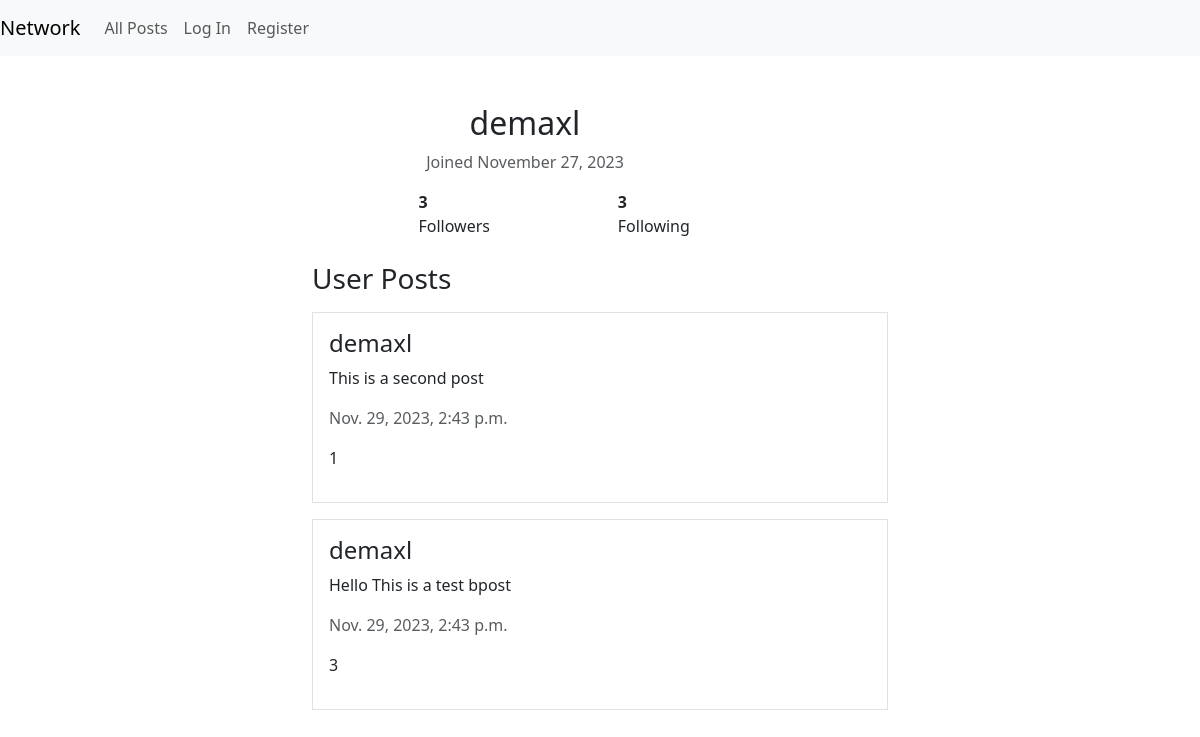
The app's page /users/demaxl, older data.
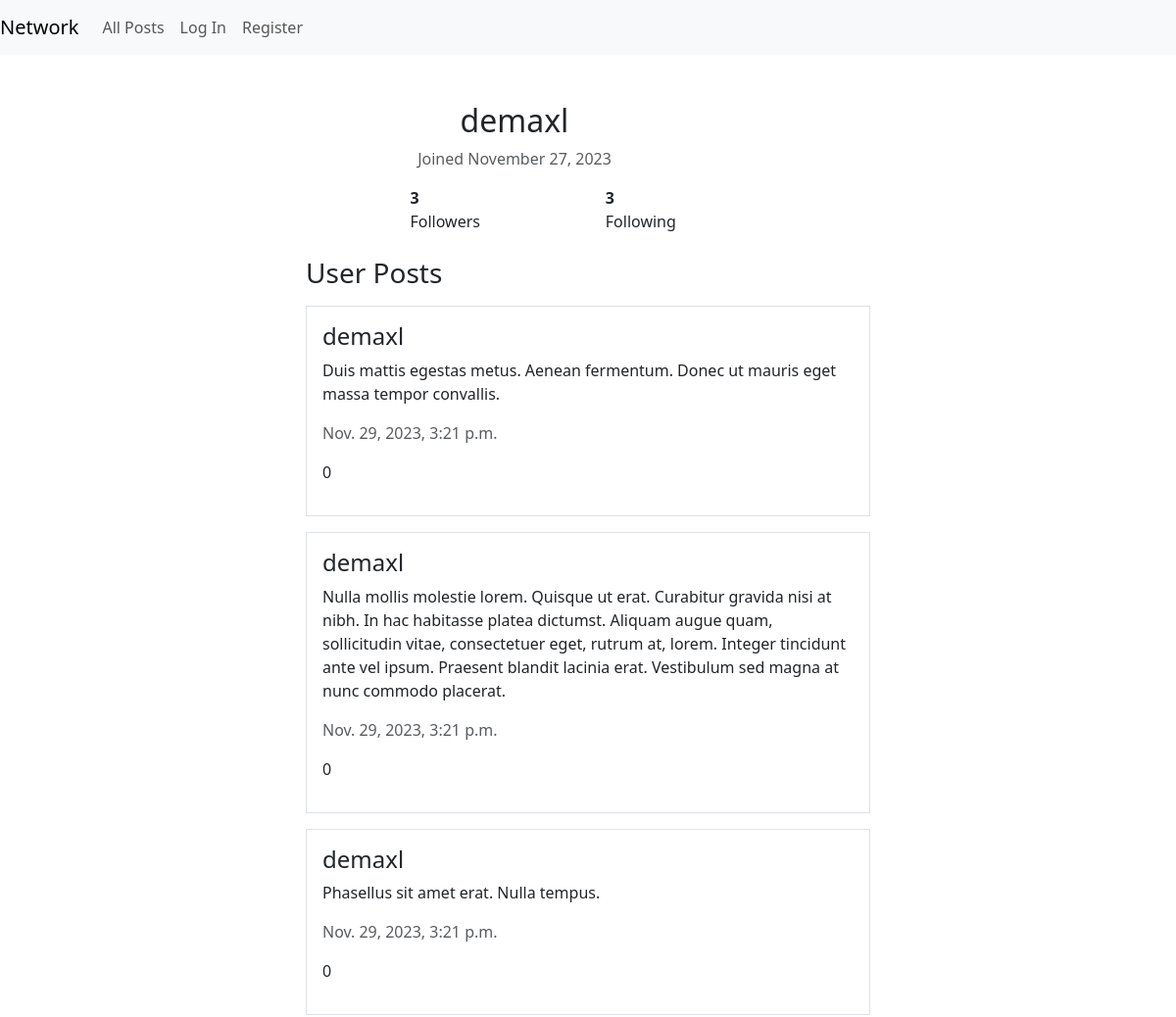
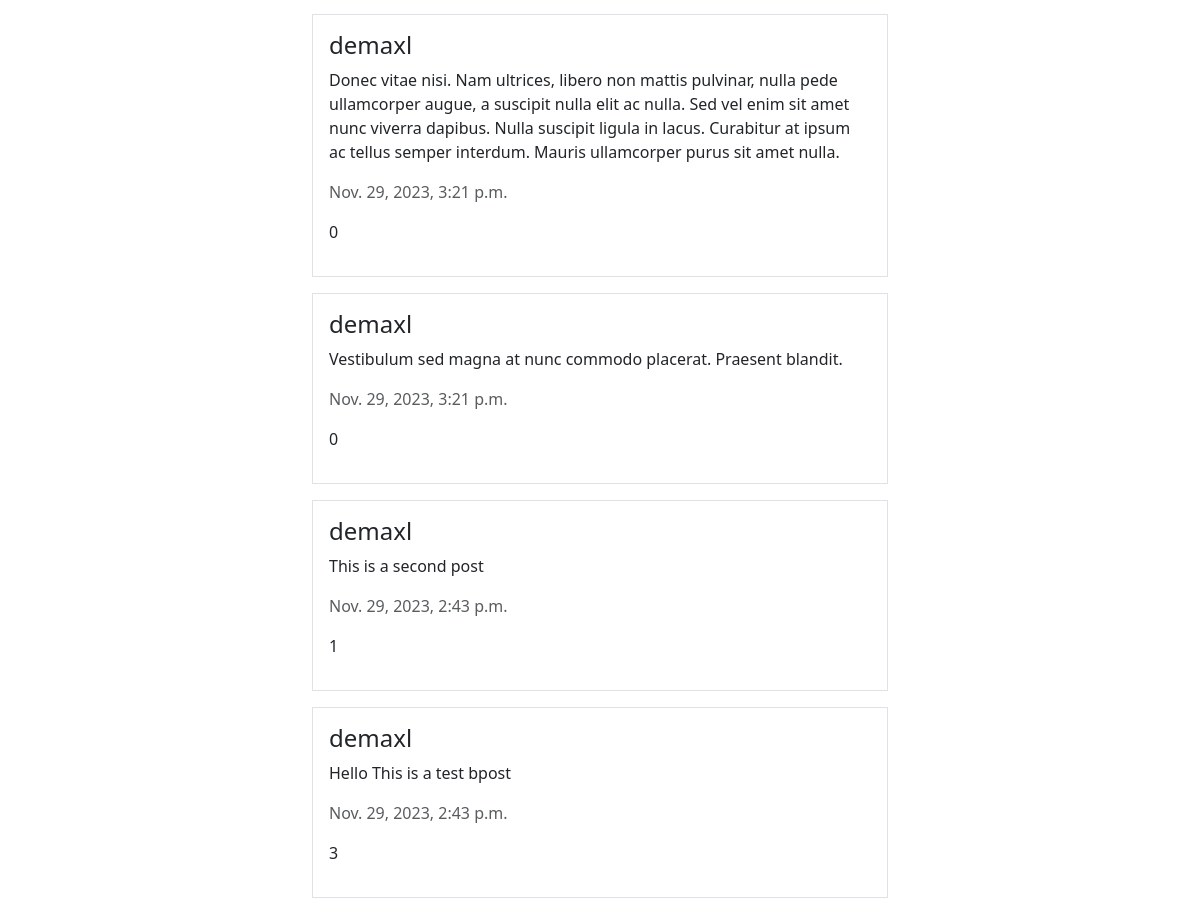
The same page, newer data (2 pictures, top to bottom).
### network/models.py (models this page shows, shortened)
class User(AbstractUser):
    def follow(self, user):
        Follow.objects.create(follower=self, following=user)

class Post(models.Model):
    poster = models.ForeignKey(User, on_delete=models.CASCADE, related_name="posts")
    body = models.TextField(max_length=1000)
    date_time = models.DateTimeField(auto_now_add=True)
    likes = models.ManyToManyField(User, related_name="liked_posts", blank=True)

### network/views.py (the view)
# urls.py: path("users/<str:username>", views.profile_view, name="profile"),
def profile_view(request, username):
    user = get_object_or_404(User, username=username)
    return render(request, "network/profile.html", {
        "object": user,
        "posts": Post.objects.filter(poster=user).order_by("-date_time"),
        "is_following": request.user.is_following(user) if request.user.is_authenticated else False
    })

### network/templates/network/profile.html (shortened to what this page needs)
{% extends "network/layout.html" %}
{% block body %}
<div class="container mt-5 mx-auto w-50">
    <div class="row">
        <div class="col-md-9">
            <h2 class="text-center">{{ object.username }}</h2>
            <p class="text-muted text-center">Joined {{ object.date_joined|date:"F d, Y" }}</p>
            <div class="d-flex mx-auto w-50" style="gap:60%">
                <div><strong>{{ object.followers.count }}</strong> Followers</div>
                <div><strong>{{ object.following.count }}</strong> Following</div>
            </div>
        </div>
    </div>
    <div class="row mt-4">
        <div class="col-md-12">
            <h3>User Posts</h3>
            {% for post in posts %}
                <div class="border my-3 p-3">
                    <h4>{{ post.poster }}</h4>
                    <p>{{ post.body}} </p>
                    <p class="text-muted">{{ post.date_time }}</p>
                    <p>
                        {{ post.likes.count }}
                    </p>
                </div>
            {% endfor %}
        </div>
    </div>
</div>
{% endblock body %}

### network/templates/network/layout.html (shortened to what this page needs)
{% load static %}
<!DOCTYPE html>
<html lang="en">
    <head>
        <link href="https://cdn.jsdelivr.net/npm/bootstrap@5.3.2/dist/css/bootstrap.min.css" rel="stylesheet"
>
        <link href="{% static 'network/styles.css' %}" rel="stylesheet">
        <link rel="stylesheet" href="https://cdn.jsdelivr.net/npm/uikit@3.17.11/dist/css/uikit.min.css" />
    </head>
    <body>
        <nav class="navbar navbar-expand-lg navbar-light bg-light">
            <a class="navbar-brand" href="{% url 'index' %}">Network</a>
            <div>
              <ul class="navbar-nav mr-auto">
                <li class="nav-item">
                  <a class="nav-link" href="{% url 'index' %}">All Posts</a>
                </li>
                {% if user.is_authenticated %}
                    <li class="nav-item">
                        <a class="nav-link" href="#">Following</a>
                    </li>
                    <li class="nav-item">
                        <a class="nav-link" href="{% url 'logout' %}">Log Out</a>
                    </li>
                {% else %}
                    <li class="nav-item">
                        <a class="nav-link" href="{% url 'login' %}">Log In</a>
                    </li>
                    <li class="nav-item">
                        <a class="nav-link" href="{% url 'register' %}">Register</a>
                    </li>
                {% endif %}
              </ul>
            </div>
          </nav>
        <div class="body">
            {% block body %}
            {% endblock %}
        </div>
    </body>
</html>

Row changes from the older to the newer data that the page shows:
added Post: poster "demaxl", body "Duis mattis egestas metus. Aenean fermentum. Donec ut mauris eget massa tempor convallis.", date_time "Nov. 29, 2023, 3:21 p.m.", likes.count "0"
added Post: poster "demaxl", body "Nulla mollis molestie lorem. Quisque ut erat. Curabitur gravida nisi at nibh. In hac habitasse platea dictumst. Aliquam augue quam, sollicitudin vitae, consectetuer eget, rutrum at, lorem. Integer tincidunt ante vel ipsum. Praesent blandit lacinia erat. Vestibulum sed magna at nunc commodo placerat.", date_time "Nov. 29, 2023, 3:21 p.m.", likes.count "0"
added Post: poster "demaxl", body "Phasellus sit amet erat. Nulla tempus.", date_time "Nov. 29, 2023, 3:21 p.m.", likes.count "0"
added Post: poster "demaxl", body "Donec vitae nisi. Nam ultrices, libero non mattis pulvinar, nulla pede ullamcorper augue, a suscipit nulla elit ac nulla. Sed vel enim sit amet nunc viverra dapibus. Nulla suscipit ligula in lacus. Curabitur at ipsum ac tellus semper interdum. Mauris ullamcorper purus sit amet nulla.", date_time "Nov. 29, 2023, 3:21 p.m.", likes.count "0"
added Post: poster "demaxl", body "Vestibulum sed magna at nunc commodo placerat. Praesent blandit.", date_time "Nov. 29, 2023, 3:21 p.m.", likes.count "0"
